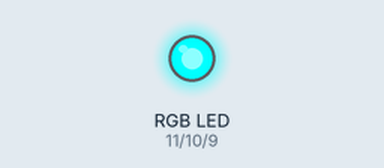
Simulated run of this sketch. Board: Arduino Uno, built with avr-gcc and run on an emulated ATmega328P. Parts: an RGB LED mixed from three pins (HIGH = lit).

Above: at 0.5 s.
At 1.5 s:
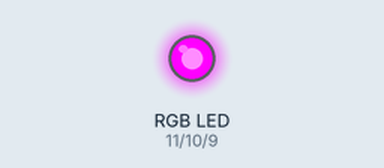
At 5.5 s:
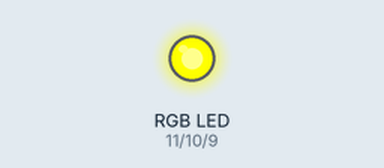
Timing chart, 0 to 6.9 s (numbered marks = the images above):
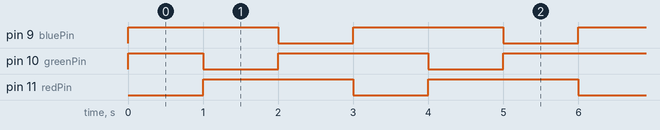

The sketch:

rgb_0.ino
```cpp
/*
    Adafruit Arduino - Lesson 3. RGB LED

 RGB LED: mpostare i colori per un LED RGB
 common anode

 Schema: http://lab.piffa.net/schemi/rgb.jpg
 */

int redPin      = 11;   // 2v a 20ma: che resistenza dovro usare?
int greenPin    = 10;   // 3.5v a 20ma: che resistenza dovro usare?
int bluePin     = 9;    // 3.5v a 20ma: che resistenza dovro usare?


void setup()
{
  pinMode(redPin, OUTPUT);
  pinMode(greenPin, OUTPUT);
  pinMode(bluePin, OUTPUT);
}

void loop()
{
  // Red
  analogWrite(redPin, 0);
  analogWrite(greenPin,255);
  analogWrite(bluePin, 255);
  delay(1000);

    // Green
  analogWrite(redPin, 255);
  analogWrite(greenPin,0);
  analogWrite(bluePin, 255);
  delay(1000);

  // Blue
  analogWrite(redPin, 255);
  analogWrite(greenPin,255);
  analogWrite(bluePin, 0);
  delay(1000);

}

/* Domande:
 1. Come scrivere le istruzioni analog Write in modo da sottrarre i valori?
 2. Accendere il LED nei vari colori
    - http://i.stack.imgur.com/LcBvQ.gif
    Soluzione: vedi lo sketch rgb_1_all_color

 3. Scrivere una funzione che accetti 3 parametri per impostare i colori
 4. Scrivere una funzione che accetti come parametro il nome del colore
 es "blue" e imposti il LED.

 Eventuale:
 5. Scrivere una funzione che accetti i colori in esadecimale
    - http://www.yellowpipe.com/yis/tools/hex-to-rgb/color-converter.php
 */
```

Measured:
- by itself, pin 9 (bluePin), pin 11 (redPin): alternates HIGH for 2.0 s and LOW for 1.0 s
- by itself, pin 10 (greenPin): repeats every 3.0 s: LOW 1.0 s, HIGH 2.0 s
- by itself, everything shown: repeats every 3.0 s, in 3 steps
